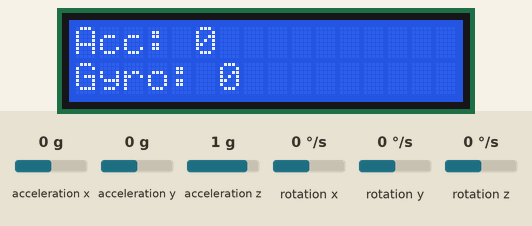
Recording of a sketch running on a simulated Arduino Uno, built with avr-gcc and run on an emulated ATmega328P. Shown: 16×2 character LCD. The test bench sets the inputs (shaded band); at power-on: acceleration x 0 g, rotation x 0 °/s, acceleration y 0 g, acceleration z 1 g, rotation y 0 °/s, rotation z 0 °/s.

Above: at 3.2 s.
3.3 s: acceleration x set to -1.4 g
At 4.1 s:
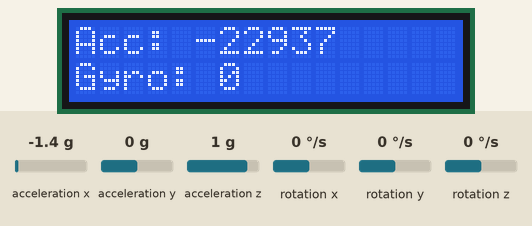
5.1 s: rotation x set to -192 °/s
At 6.1 s:
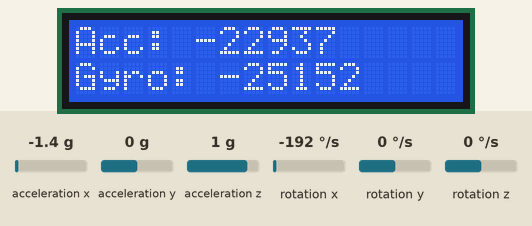
6.7 s: acceleration x set to -0.8 g
At 7.3 s:
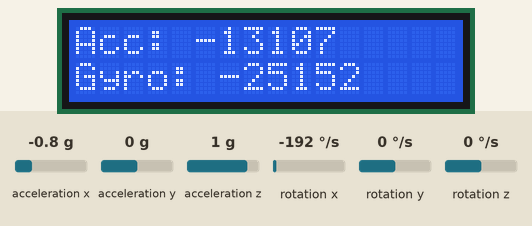
8.3 s: rotation x set to -100 °/s
At 9.6 s:
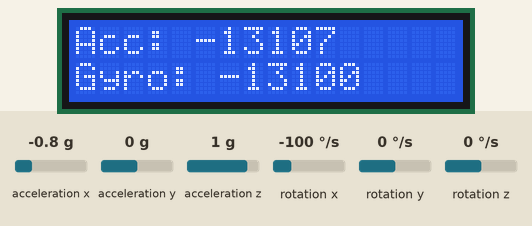
Timing chart, 0 to 10.9 s (numbered marks = the images above; inputs shaded):
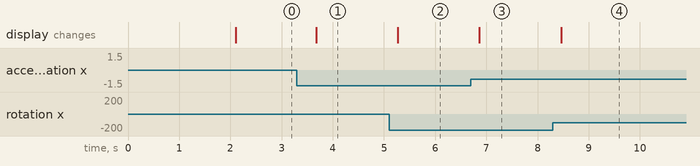

Measured:
- after the input at 3.3 s, the display: changes after 0.38 s (image 1)
- after the input at 5.1 s, the display: changes after 0.17 s (image 2)
- after the input at 6.7 s, the display: changes after 0.16 s (image 3)
- after the input at 8.3 s, the display: changes after 0.16 s (image 4)

The sketch:

MPU6050.ino
```cpp
#include <Wire.h>
#include <LiquidCrystal_I2C.h>
#include <MPU6050.h>

MPU6050 mpu;

int16_t ax, ay, az; // Accelerometer values
int16_t gx, gy, gz; // Gyroscope values

LiquidCrystal_I2C lcd(0x27, 16, 2);

void setup() {
  Serial.begin(9600);

  lcd.begin(16, 2);
  lcd.backlight();

  Wire.begin();
  mpu.initialize();

  if (!mpu.testConnection()) {
    lcd.print("MPU6050 Error");
    while (1);
  }

  lcd.clear();
  lcd.print("MPU6050 Test");
  delay(2000);
  lcd.clear();
}

void loop() {
  mpu.getMotion6(&ax, &ay, &az, &gx, &gy, &gz);

  lcd.setCursor(0, 0);
  lcd.print("Acc: ");
  lcd.print(ax);
  lcd.print("   ");

  lcd.setCursor(0, 1);
  lcd.print("Gyro: ");
  lcd.print(gx);
  lcd.print("   ");

  delay(500); // Adjust the delay as needed
}
```

SmartDoor.ino
```cpp

```
